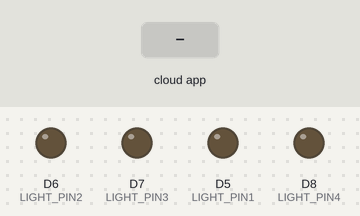
Simulated run of this sketch. Board: ESP8266 (NodeMCU). Parts: output pins drawn as LEDs (lit = HIGH). The inputs (shaded band) are chosen by the test bench. WiFi joins after 1.5 s; servers stay silent unless stated; no MQTT or app messages arrive unless stated; what the sketch prints to the serial monitor is not drawn.

Above: at 2.7 s.
2.8 s: the phone or cloud app sets Relay1 to ON
At 3.5 s:
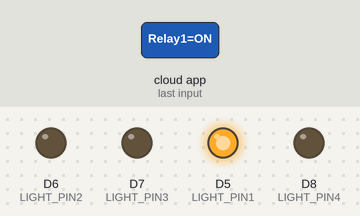
4.3 s: the phone or cloud app sets Relay2 to ON
At 5.0 s:
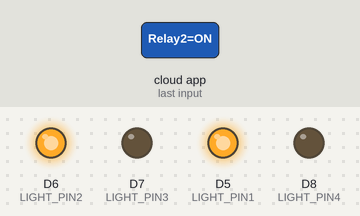
5.8 s: the phone or cloud app sets Relay1 to OFF
At 7.0 s:
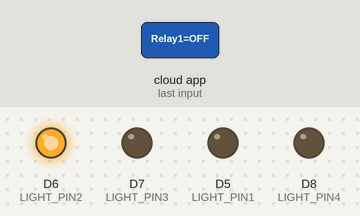
7.3 s: the phone or cloud app sets Relay3 to ON
At 8.5 s:
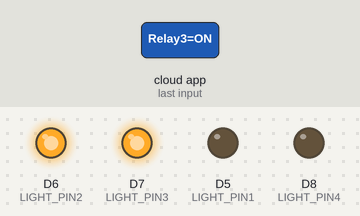
8.8 s: the phone or cloud app sets Relay4 to ON
At 9.3 s:
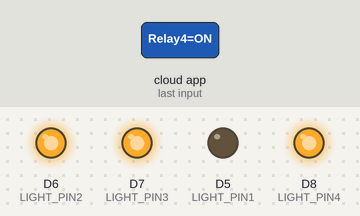
10.3 s: the phone or cloud app sets Relay2 to OFF
At 10.8 s:
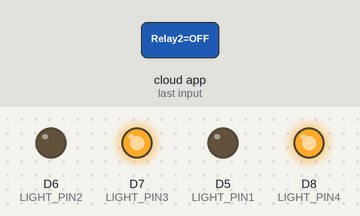
Timing chart, 0 to 12.8 s (numbered marks = the images above; inputs shaded):
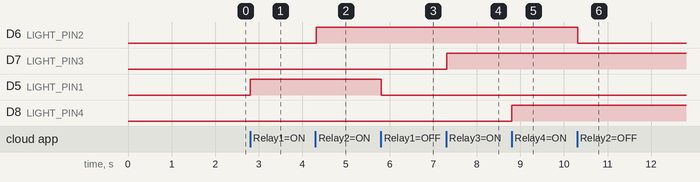

The sketch:

Adafruit_home_automation.ino
```cpp
#include <ESP8266WiFi.h>
#include "Adafruit_MQTT.h"
#include "Adafruit_MQTT_Client.h"

// the on off button feed turns this LIGHT_PIN on/off
#define LIGHT_PIN1 D5
#define LIGHT_PIN2 D6
#define LIGHT_PIN3 D7
#define LIGHT_PIN4 D8


/************************* WiFi Access Point *********************************/

#define WLAN_SSID       "Death Note"
#define WLAN_PASS       "lightyagami37"

/************************* Adafruit.io Setup *********************************/

#define AIO_SERVER      "io.adafruit.com"
#define AIO_SERVERPORT  1883                   // use 8883 for SSL
#define AIO_USERNAME    "RonokArya"
#define AIO_KEY         "aio_PvqI28ad0gFsQWY1pWgKUTLR0gAm"

/************ Global State (you don't need to change this!) ******************/

// Create an ESP8266 WiFiClient class to connect to the MQTT server.
WiFiClient client;
// or... use WiFiFlientSecure for SSL
//WiFiClientSecure client;

// Setup the MQTT client class by passing in the WiFi client and MQTT server and login details.
Adafruit_MQTT_Client mqtt(&client, AIO_SERVER, AIO_SERVERPORT, AIO_USERNAME, AIO_USERNAME, AIO_KEY);

/****************************** Feeds ***************************************/

// Notice MQTT paths for AIO follow the form: <username>/feeds/<feedname>
Adafruit_MQTT_Subscribe light1 = Adafruit_MQTT_Subscribe(&mqtt, AIO_USERNAME "/feeds/Relay1");
Adafruit_MQTT_Subscribe light2 = Adafruit_MQTT_Subscribe(&mqtt, AIO_USERNAME "/feeds/Relay2");
Adafruit_MQTT_Subscribe light3 = Adafruit_MQTT_Subscribe(&mqtt, AIO_USERNAME "/feeds/Relay3");
Adafruit_MQTT_Subscribe light4 = Adafruit_MQTT_Subscribe(&mqtt, AIO_USERNAME "/feeds/Relay4");

/*************************** Sketch Code ************************************/

// Bug workaround for Arduino 1.6.6, it seems to need a function declaration
// for some reason (only affects ESP8266, likely an arduino-builder bug).
void MQTT_connect();

void setup() {
  pinMode(LIGHT_PIN1, OUTPUT);
  pinMode(LIGHT_PIN2, OUTPUT);
  pinMode(LIGHT_PIN3, OUTPUT);
  pinMode(LIGHT_PIN4, OUTPUT);


  Serial.begin(115200);
  delay(10);

  Serial.println(F("Adafruit MQTT demo"));

  // Connect to WiFi access point.
  Serial.println(); Serial.println();
  Serial.print("Connecting to ");
  Serial.println(WLAN_SSID);

  WiFi.begin(WLAN_SSID, WLAN_PASS);
  while (WiFi.status() != WL_CONNECTED) {
    delay(500);
    Serial.print(".");
  }
  Serial.println();

  Serial.println("WiFi connected");
  Serial.println("IP address: "); Serial.println(WiFi.localIP());

  // Setup MQTT subscription for onoff.
  mqtt.subscribe(&light1);
  mqtt.subscribe(&light2);
  mqtt.subscribe(&light3);
  mqtt.subscribe(&light4);
}

uint32_t x=0;

void loop() {
  // Ensure the connection to the MQTT server is alive (this will make the first
  // connection and automatically reconnect when disconnected).  See the MQTT_connect
  // function definition further below.
  MQTT_connect();

  // this is our 'wait for incoming subscription packets' busy subloop
  // try to spend your time here

  Adafruit_MQTT_Subscribe *subscription;
  while ((subscription = mqtt.readSubscription(5000))) {


    // Check if its the onoff button feed Light1
    if (subscription == &light1) {
      Serial.print(F("On-Off button: "));
      Serial.println((char *)light1.lastread);

      if (strcmp((char *)light1.lastread, "OFF") == 0) {
        digitalWrite(LIGHT_PIN1, LOW);
      }
      if (strcmp((char *)light1.lastread, "ON") == 0) {
        digitalWrite(LIGHT_PIN1, HIGH);
      }
    }

    // Check if its the onoff button feed Light2
    if (subscription == &light2) {
      Serial.print(F("On-Off button: "));
      Serial.println((char *)light2.lastread);

      if (strcmp((char *)light2.lastread, "OFF") == 0) {
        digitalWrite(LIGHT_PIN2, LOW);
      }
      if (strcmp((char *)light2.lastread, "ON") == 0) {
        digitalWrite(LIGHT_PIN2, HIGH);
      }
    }

    // Check if its the onoff button feed Light3
    if (subscription == &light3) {
      Serial.print(F("On-Off button: "));
      Serial.println((char *)light3.lastread);

      if (strcmp((char *)light3.lastread, "OFF") == 0) {
        digitalWrite(LIGHT_PIN3, LOW);
      }
      if (strcmp((char *)light3.lastread, "ON") == 0) {
        digitalWrite(LIGHT_PIN3, HIGH);
      }
    }

    // Check if its the onoff button feed Light4
    if (subscription == &light4) {
      Serial.print(F("On-Off button: "));
      Serial.println((char *)light4.lastread);

      if (strcmp((char *)light4.lastread, "OFF") == 0) {
        digitalWrite(LIGHT_PIN4, LOW);
      }
      if (strcmp((char *)light4.lastread, "ON") == 0) {
        digitalWrite(LIGHT_PIN4, HIGH);
      }
    }

  }

  // ping the server to keep the mqtt connection alive
  if(! mqtt.ping()) {
    mqtt.disconnect();
  }

}

// Function to connect and reconnect as necessary to the MQTT server.
void MQTT_connect() {
  int8_t ret;

  // Stop if already connected.
  if (mqtt.connected()) {
    return;
  }

  Serial.print("Connecting to MQTT... ");

  uint8_t retries = 3;
  while ((ret = mqtt.connect()) != 0) { // connect will return 0 for connected
       Serial.println(mqtt.connectErrorString(ret));
       Serial.println("Retrying MQTT connection in 5 seconds...");
       mqtt.disconnect();
       delay(5000);  // wait 5 seconds
       retries--;
       if (retries == 0) {
         // basically die and wait for WDT to reset me
         while (1);
       }
  }
  Serial.println("MQTT Connected!");
}
```

Measured:
- after the input at 2.8 s, D5 (LIGHT_PIN1): LOW → HIGH at once
- after the input at 4.3 s, D6 (LIGHT_PIN2): LOW → HIGH at once
- after the input at 5.8 s, D5 (LIGHT_PIN1): HIGH → LOW at once
- after the input at 7.3 s, D7 (LIGHT_PIN3): LOW → HIGH at once
- after the input at 8.8 s, D8 (LIGHT_PIN4): LOW → HIGH at once
- after the input at 10.3 s, D6 (LIGHT_PIN2): HIGH → LOW at once
